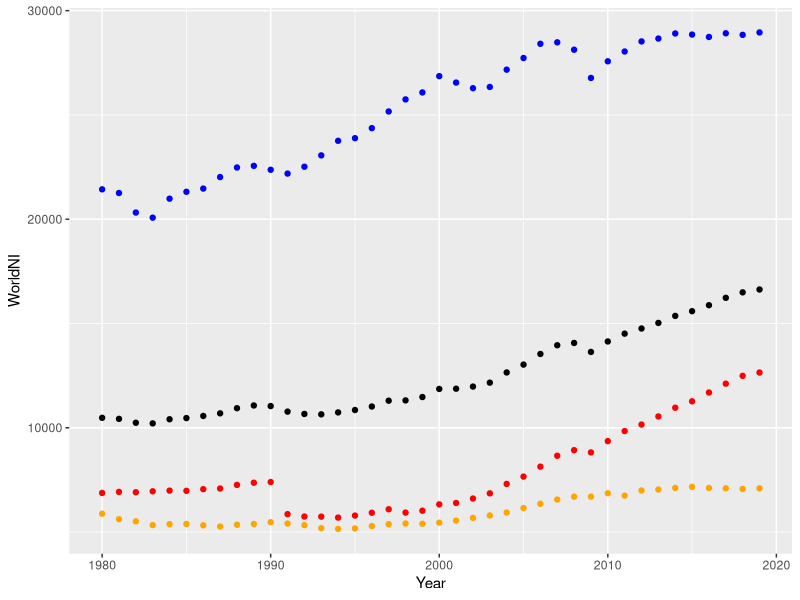

The R source for this figure:
## ---- chunk 1
knitr::opts_chunk$set(echo = TRUE)
## ---- chunk 2
library(tidyverse)
## ---- chunk 3
world_region_data <- read_delim("data/World_Region_Data/world_region_data.csv", 
    ";", escape_double = FALSE, trim_ws = TRUE)
## ---- chunk 4
world_region_data2 <- read_delim("data/World_Region_Data/world_region_data2.csv", 
    ";", escape_double = FALSE, trim_ws = TRUE)
## ---- chunk 5
merged <- merge(x = world_region_data, y = world_region_data2, by = "Year", all = TRUE)
dataset <- data.frame(merged)
dataset <- tibble(dataset)
## ---- chunk 6
NIdataset <- dataset %>% select("Year", ends_with("NI"))
GDPdataset <- dataset %>% select("Year", ends_with("GDP"))
PTNIB40dataset <- dataset %>% select("Year", ends_with("PTNIB40"))
## ---- chunk 7
head(NIdataset)

## ---- chunk 8
# Nuage de points simples
ggplot(dataset) + geom_point(aes(x=Year, y=WorldNI))+ geom_point(aes(x=Year, y=AfricaNI),color="orange") + geom_point(aes(x=Year, y=AsiaNI),color="red")+ geom_point(aes(x=Year, y=AmericasNI),color="blue")
